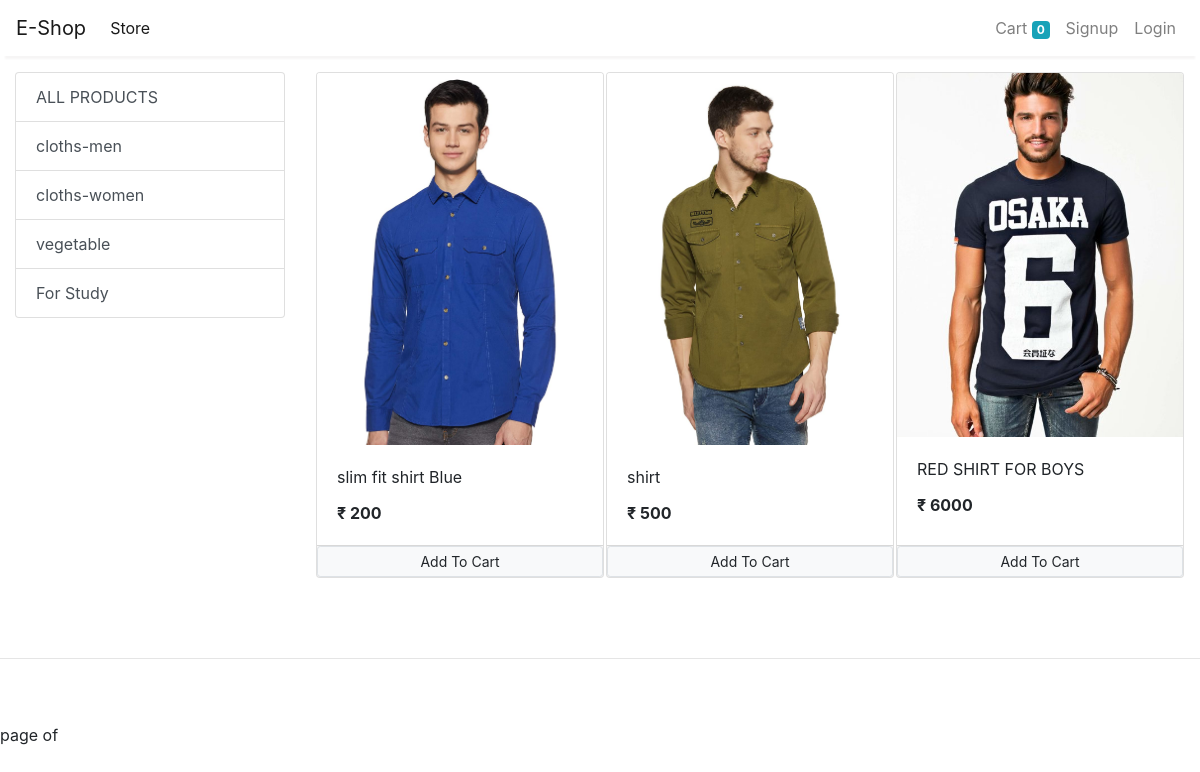
/?category=1, run on the app's committed database.
### store/models/category.py (models this page shows, shortened)
class Category(models.Model):
    name = models.CharField(max_length=20)
    @staticmethod
    def get_all_categories():
        return Category.objects.all()

### store/models/product.py (models this page shows, shortened)
class Product(models.Model):
    name = models.CharField(max_length=50)
    price = models.IntegerField(default=0)
    category = models.ForeignKey(Category, on_delete=models.CASCADE, default=1)
    description = models.CharField(max_length=200, default='', null=True, blank=True)
    image = models.ImageField(upload_to='uploads/products/')
    @staticmethod
    def get_all_products_by_categoryid(category_id):
        if category_id:
            return Product.objects.filter(category = category_id)
        else:
            return Product.get_all_products();

### store/views/home.py (the view, shortened to what this page needs)
# urls.py: path('', Index.as_view(), name='homepage'),
class Index(View):
    def get(self , request):
        cart = request.session.get('cart')
        if not cart:
            request.session['cart'] = {}
        products = None
        categories = Category.get_all_categories()
        categoryID = request.GET.get('category')
        if categoryID:
            products = Product.get_all_products_by_categoryid(categoryID)
        else:
            products = Product.get_all_products()
            p = Paginator(Product.get_all_products(),2)
            page = request.GET.get('page')
            products = p.get_page(page)
        data = {}
        data['products'] = products
        data['categories'] = Category.get_all_categories()
        print('you are', request.session.get('email'))
        return render(request, 'index.html', data)

### store/templatetags/cart.py (called while the page is built)
@register.filter(name='is_in_cart')
def is_in_cart(product, cart):
    keys = cart.keys()
    for id in keys:
        if int(id) == product.id:
            return True
    return False

### store/templatetags/custom_filter.py (called while the page is built)
@register.filter(name='currency')
def currency(number):
    return "₹ "+str(number)

### store/templates/index.html (shortened to what this page needs)
{% extends 'base.html' %}
{% block content %}
{% load cart %}
{% load custom_filter %}
          <div class="container-fluid mt-3">
               <div class="row">
                   <div class="col-lg-3 mx-auto">
			<div class="list-group">
				<a href="/" class="list-group-item list-group-item-action">ALL PRODUCTS</a>
				{% for category in categories %}
				<a href="/?category={{category.id}}"
					class="list-group-item list-group-item-action">{{category.name}}</a>
				{% endfor %}
			</div>
		</div>
                   <div id = 'products' class="col-lg-9 mx-auto">
                    <div class="row mx-auto">
                        {% for product in products %}
                        <div class="card mx-auto mb-3" id={{product.id}} style="width: 18rem;">
                            <img class="card-img-top" src="{{product.image.url}}"
                                 alt="card image cap">
                        <div class="card-body">
                            <p class="card-title">{{product.name}}</p>
                            <p class="card-text"><b>{{product.price|currency}}</b></p>
                    </div>
                            <div class="card-footer p-0">
                                {% if product|is_in_cart:request.session.cart %}
                                <div class="row no-gutters" >
                                    <form action="/#{{product.id}}" class="col-2 " method="post">
                                        {% csrf_token %}
                                        <input hidden type="text" name='product' value='{{product.id}}'>
                                        <input hidden type="text" name='remove' value='True'>
                                        <input type="submit" value=" - " class="btn btn-block btn-secondary" >
                                    </form>
                                <div class="text-center col">{{product|cart_quantity:request.session.cart}} in cart</div>
                                    <form action="/#{{product.id}}" class="col-2 " method="post">
                                        {% csrf_token %}
                                        <input hidden type="text" name='product' value='{{product.id}}'>
                                        <input type="submit" value=" + " class="btn btn-block btn-secondary" >
                                    </form>
                                </div>
                                {% else %}
                                <form action="/#{{product.id}}" method="post" class="btn-block">
                                <input type="submit"  class="float-right p-1 btn btn-light border btn-sm form-control" value="Add To Cart">
                                </form>
                                {% endif %}
                            </div>
               </div>
                        {% endfor %}
            </div>
          </div>
        </div>
       </div>
    <br><br>
<hr><br><br>
page {{ products.number }} of {{ products.paginator.num_pages }}
{% endblock %}

### store/templates/base.html (shortened to what this page needs)
<!doctype html>
<html lang="en">
<head>
  <link rel="stylesheet" href="https://maxcdn.bootstrapcdn.com/bootstrap/4.0.0/css/bootstrap.min.css"
>
  <link rel="stylesheet" type="text/css" href="https:stackpath.bootstrapcdn.com/font-awesome/4.7.0/css/font-awesome.min.css">
</head>
<body>
  <nav class="one-edge-shadow
  sticky-top navbar
  navbar-expand-lg
   navbar-light bg-white">
    <a class="navbar-brand" href="/">E-Shop</a>
    <div class="collapse navbar-collapse" id="navbarSupportedContent">
      <ul class="navbar-nav mr-auto">
        <li class="nav-item active">
          <a class="nav-link" href="/store">Store <span class="sr-only">(current)</span></a>
        </li>
      </ul>
      <ul class=" navbar-nav my-2 my-lg-0">
        <li class="nav-item ">
          <a class="nav-link" href="/cart">Cart
            <span class="badge badge-info">{{request.session.cart.keys|length}}</span>
            <span class="sr-only">(current)</span></a>
        </li>
        {% if request.session.customer %}
        <li class="nav-item ">
          <a class="nav-link" href="/orders">Orders<span class="sr-only">(current)</span></a>
        </li>
      </ul>
        <form method="get" action="/search" class="from-inline ">
          <input class="form-control-sm me-2" type="search" placeholder="search" aria-label="Search" name="query" id="query">
           <button class="fas fa-search " type="submit">Search</button>
        </form>
        <li class="nav-item ">
          <a class="nav-link" href="/logout">Logout<span class="sr-only">(current)</span></a>
        </li>
        {% else %}
        <li class="nav-item ">
          <a class="nav-link" href="/signup">Signup<span class="sr-only">(current)</span></a>
        </li>
        <li class="nav-item ">
          <a class="nav-link" href="/login">Login<span class="sr-only">(current)</span></a>
        </li>
        {% endif %}
      </ul>
    </div>
  </nav>
    {% block content %}{% endblock %}
</body>
</html>

### store/templates/base.html (style rules this page uses)
nav { background-color: white; }
.one-edge-shadow { box-shadow: 0 8px 2px -5px rgb(246, 245, 245); }

### data on the page
Category: name "cloths-men"
Category: name "cloths-women"
Category: name "vegetable"
Category: name "For Study"
Product: image (picture), name "slim fit shirt Blue", price "₹ 200"
Product: image (picture), name "shirt", price "₹ 500"
Product: image (picture), name "RED SHIRT FOR BOYS", price "₹ 6000"

### other printed values
{{ request.session.cart.keys|length }} "0"
